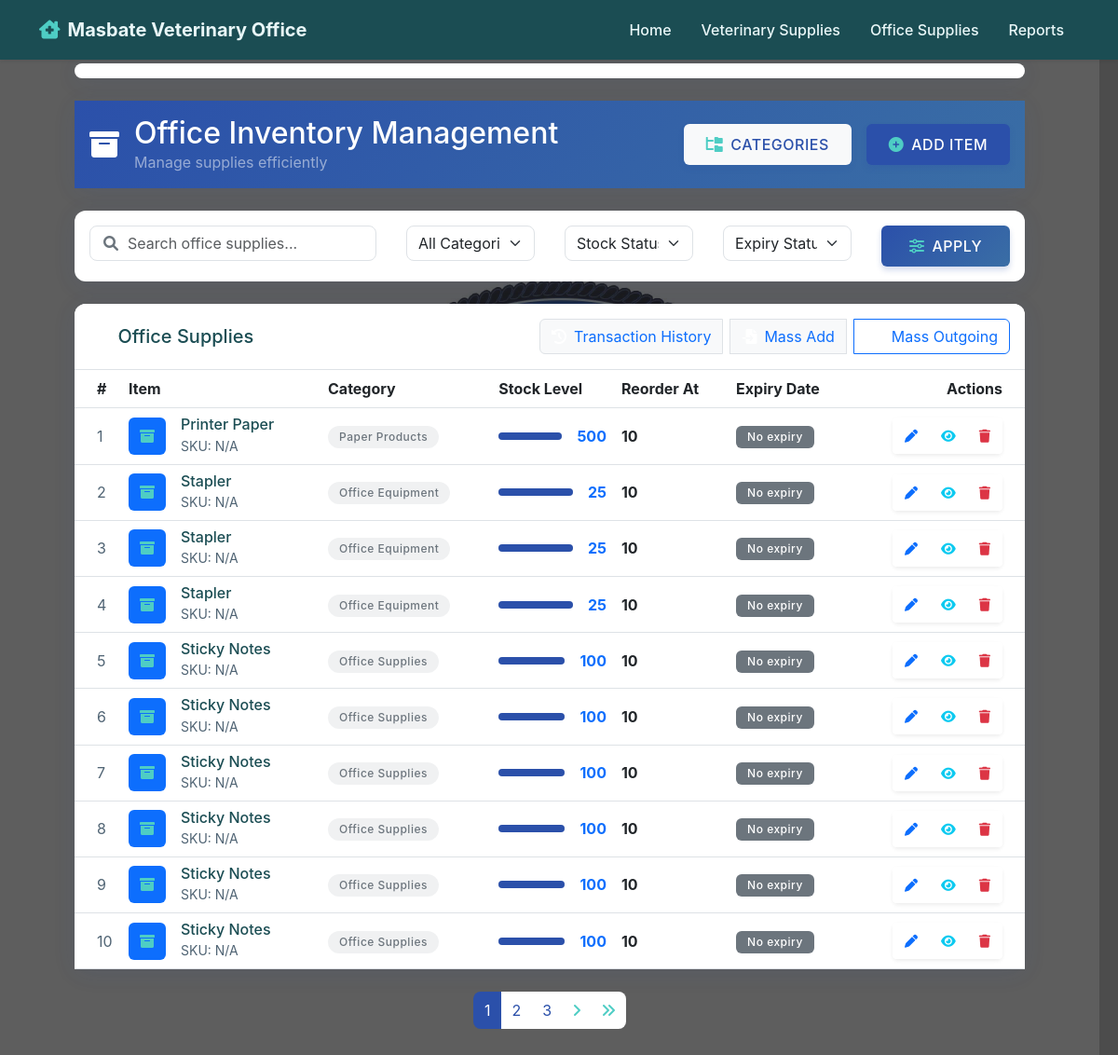
The app's page /office/ (signed in) with its own data.
### office_supplies/models.py (models this page shows, shortened)
class OfficeSupply(models.Model):
    name = models.CharField(max_length=200)
    category = models.ForeignKey('OfficeCategory', on_delete=models.PROTECT)
    quantity = models.PositiveIntegerField()
    reorder_level = models.PositiveIntegerField(default=10)
    expiration_date = models.DateField(null=True, blank=True)
    description = models.TextField(blank=True)
    class Meta:
        verbose_name_plural = "Office Supplies"
    @property
    def expiration_status(self):
        if not self.expiration_date:
            return 'non-expiring'

class OfficeCategory(models.Model):
    name = models.CharField(
        max_length=100,
        unique=True,
        error_messages={'unique': 'This category already exists.'}
    )
    description = models.TextField(blank=True, default="")
    class Meta:
        verbose_name_plural = "Office Categories"
        ordering = ['name']

### office_supplies/views.py (the view)
# urls.py: path('', OfficeSupplyList.as_view(), name='supply-list'),
class OfficeSupplyList(LoginRequiredMixin, ListView):
    model = OfficeSupply
    template_name = 'office_supplies/list.html'
    context_object_name = 'supplies'
    paginate_by = 10
    def get_queryset(self):
        queryset = OfficeSupply.objects.all().order_by('name')
        search_query = self.request.GET.get('q')
        if search_query:
            queryset = queryset.filter(
                Q(name__icontains=search_query) |
                Q(category__name__icontains=search_query) |
                Q(description__icontains=search_query)
            )
        category = self.request.GET.get('category')
        if category:
            queryset = queryset.filter(category_id=category)
        stock_status = self.request.GET.get('stock_status')
        if stock_status == 'low':
            queryset = queryset.filter(quantity__lte=F('reorder_level'))
        elif stock_status == 'normal':
            queryset = queryset.filter(quantity__gt=F('reorder_level'))
        today = timezone.now().date()
        thirty_days_later = today + timedelta(days=30)
        expiration_status = self.request.GET.get('expiration_status')
        if (expiration_status == 'expired'):
            queryset = queryset.filter(expiration_date__lt=today)
        elif expiration_status == 'expiring_soon':
            queryset = queryset.filter(
                expiration_date__gte=today,
                expiration_date__lte=thirty_days_later
            )
        elif expiration_status == 'not_expiring':
            queryset = queryset.filter(
                Q(expiration_date__gt=thirty_days_later) |
                Q(expiration_date__isnull=True)
            )
        return queryset
    def get_context_data(self, **kwargs):
        context = super().get_context_data(**kwargs)
        today = timezone.now().date()
        thirty_days_later = today + timedelta(days=30)
        context.update({
            'categories': OfficeCategory.objects.all(),
            'selected_category': self.request.GET.get('category', ''),
            'search_query': self.request.GET.get('q', ''),
            'stock_status': self.request.GET.get('stock_status', ''),
            'expiration_status': self.request.GET.get('expiration_status', ''),
            'low_stock_count': OfficeSupply.objects.filter(
                quantity__lte=F('reorder_level')
            ).count(),
            'expiring_soon_count': OfficeSupply.objects.filter(
                expiration_date__gt=today,
                expiration_date__lte=thirty_days_later
            ).count(),
        })
        if self.request.GET:
            query_params = self.request.GET.copy()
            if 'page' in query_params:
                del query_params['page']
            context['query_params'] = query_params.urlencode()
        return context

### office_supplies/templates/office_supplies/list.html (shortened to what this page needs)
{% extends 'base.html' %}
{% load static %}
{% load humanize %}
{% load office_supplies_extras %}
{% block content %}
<div class="container-fluid px-4">
    <div class="row mb-4">
        <div class="col-12">
            <div class="card shadow-office border-0 overflow-hidden">
                <div class="card-body p-2">
                </div>
            </div>
        </div>
    </div>
    <div class="card shadow-office border-0 mb-4">
        <div class="card-body p-3 bg-office-gradient">
            <div class="d-flex align-items-center justify-content-between">
                <div class="d-flex align-items-center">
                    <i class="fas fa-archive fa-2x text-white me-3"></i>
                    <div>
                        <h2 class="text-white mb-0">Office Inventory Management</h2>
                        <p class="text-white-50 mb-0">Manage supplies efficiently</p>
                    </div>
                </div>
                <div class="d-flex gap-3">
                    <a href="{% url 'office_supplies:category-list' %}"
                       class="btn btn-warning hover-lift px-4"
                       data-bs-toggle="tooltip"
                       title="Manage Categories">
                        <i class="fas fa-folder-tree me-2"></i>Categories
                    </a>
                    <a href="{% url 'office_supplies:supply-create' %}"
                       class="btn btn-success hover-lift px-4">
                        <i class="fas fa-plus-circle me-2"></i>Add Item
                    </a>
                </div>
            </div>
        </div>
    </div>
    <div class="card shadow-office border-0 mb-4">
        <div class="card-body p-3">
            <form method="get" class="row g-3">
                <div class="col-12 col-lg-4">
                    <div class="search-box-office">
                        <i class="fas fa-search"></i>
                        <input type="text" name="q" class="form-control"
                               placeholder="Search office supplies..."
                               value="{{ search_query }}">
                    </div>
                </div>
                <div class="col-6 col-lg-2">
                    <select name="category" class="form-select select-office">
                        <option value="">All Categories</option>
                    </select>
                </div>
                <div class="col-6 col-lg-2">
                    <select name="stock_status" class="form-select select-office">
                        <option value="">Stock Status</option>
                    </select>
                </div>
                <div class="col-6 col-lg-2">
                    <select name="expiration_status" class="form-select select-office">
                        <option value="">Expiry Status</option>
                    </select>
                </div>
                <div class="col-6 col-lg-2">
                    <button type="submit" class="btn btn-primary w-100 hover-lift">
                        <i class="fas fa-sliders me-2"></i>Apply
                    </button>
                </div>
            </form>
        </div>
    </div>
    <div class="card shadow-office border-0">
        <div class="card-header bg-white p-3 border-bottom">
            <div class="d-flex justify-content-between align-items-center">
                <h5 class="mb-0"><i class="fas fa-cubes me-2"></i>Office Supplies</h5>
                <div class="btn-group">
                    <a href="{% url 'office_supplies:mass-outgoing-list' %}" class="btn btn-light text-primary me-2">
                        <i class="fas fa-history me-2"></i>Transaction History
                    </a>
                    <a href="{% url 'office_supplies:mass-add' %}"
                       class="btn btn-light text-primary me-2"
                       data-loading>
                        <i class="fas fa-file-import me-2"></i>Mass Add
                    </a>
                    <a href="{% url 'office_supplies:mass-outgoing-create' %}" class="btn btn-outline-primary hover-lift">
                        <i class="fas fa-dolly-flatbed me-2"></i>Mass Outgoing
                    </a>
                </div>
            </div>
        </div>
        <div class="card-body p-0">
            <div class="table-responsive">
                <table class="table table-hover align-middle mb-0">
                    <thead class="bg-primary-soft">
                        <tr>
                            <th class="ps-4" style="width: 50px;">#</th>
                            <th>Item</th>
                            <th>Category</th>
                            <th>Stock Level</th>
                            <th>Reorder At</th>
                            <th>Expiry Date</th>
                            <th class="pe-4 text-end">Actions</th>
                        </tr>
                    </thead>
                    <tbody>
                        {% for supply in supplies %}
                        <tr class="hover-lift {% if supply.expiration_status == 'expired' %}table-danger{% endif %}">
                            <td class="ps-4 text-muted">
                                {{ page_obj.start_index|add:forloop.counter0 }}
                            </td>
                            <td>
                                <div class="d-flex align-items-center">
                                    <div class="icon-shape bg-primary text-white rounded-2 me-3">
                                        <i class="fas fa-archive"></i>
                                    </div>
                                    <div>
                                        <h6 class="mb-0">{{ supply.name }}</h6>
                                        <small class="text-muted">SKU: {{ supply.sku|default:"N/A" }}</small>
                                    </div>
                                </div>
                            </td>
                            <td>
                                <span class="badge bg-office-secondary rounded-pill">
                                    {{ supply.category.name }}
                                </span>
                            </td>
                            <td>
                                <div class="d-flex align-items-center">
                                    <div class="progress flex-grow-1 me-3" style="height: 8px;">
                                        <div class="progress-bar bg-office-progress"
                                             style="width: {{ supply.quantity|calc_percent:supply.reorder_level }}%">
                                        </div>
                                    </div>
                                    <span class="text-primary fw-bold">
                                        {{ supply.quantity|intcomma }}
                                    </span>
                                </div>
                            </td>
                            <td class="fw-bold">{{ supply.reorder_level }}</td>
                            <td>
                                {% if supply.expiration_date %}
                                <span class="badge badge-pill bg-{% if supply.expiration_status == 'expired' %}danger{% elif supply.expiration_status == 'expiring_soon' %}warning{% else %}success{% endif %}">
                                    <i class="fas fa-calendar-day me-2"></i>{{ supply.expiration_date|date:"M d, Y" }}
                                </span>
                                {% else %}
                                <span class="badge bg-secondary">No expiry</span>
                                {% endif %}
                            </td>
                            <td class="pe-4 text-end">
                                <div class="btn-group shadow-sm">
                                    <a href="{% url 'office_supplies:supply-update' supply.pk %}"
                                       class="btn btn-sm btn-glass hover-lift"
                                       data-bs-toggle="tooltip"
                                       title="Edit">
                                        <i class="fas fa-pen text-primary"></i>
                                    </a>
                                    <a href="{% url 'office_supplies:supply-detail' supply.pk %}"
                                       class="btn btn-sm btn-glass hover-lift"
                                       data-bs-toggle="tooltip"
                                       title="Details">
                                        <i class="fas fa-eye text-info"></i>
                                    </a>
                                    <a href="{% url 'office_supplies:supply-delete' supply.pk %}"
                                       class="btn btn-sm btn-glass hover-lift"
                                       data-bs-toggle="tooltip"
                                       title="Delete"
                                       onclick="return confirm('Delete {{ supply.name }}?')">
                                        <i class="fas fa-trash text-danger"></i>
                                    </a>
                                </div>
                            </td>
                        </tr>
                        {% endfor %}
                    </tbody>
                </table>
            </div>
        </div>
    </div>
    {% if is_paginated %}
<nav class="mt-4" aria-label="Page navigation">
    <ul class="pagination justify-content-center">
        {% for num in page_obj.paginator.page_range %}
            {% if page_obj.number == num %}
                <li class="page-item active"><span class="page-link">{{ num }}</span></li>
            {% elif num > page_obj.number|add:'-3' and num < page_obj.number|add:'3' %}
                <li class="page-item">
                    <a class="page-link hover-lift" href="?page={{ num }}">{{ num }}</a>
                </li>
            {% endif %}
        {% endfor %}
        {% if page_obj.has_next %}
        <li class="page-item">
            <a class="page-link hover-lift" href="?page={{ page_obj.next_page_number }}" aria-label="Next">
                <i class="fas fa-angle-right"></i>
            </a>
        </li>
        <li class="page-item">
            <a class="page-link hover-lift" href="?page={{ page_obj.paginator.num_pages }}" aria-label="Last">
                <i class="fas fa-angle-double-right"></i>
            </a>
        </li>
        {% endif %}
    </ul>
</nav>
{% endif %}
</div>
{% endblock %}

### templates/base.html (shortened to what this page needs)
{% load static %}
<!DOCTYPE html>
<html lang="en">
<head>
    <link href="https://cdn.jsdelivr.net/npm/bootstrap@5.3.0-alpha1/dist/css/bootstrap.min.css" rel="stylesheet">
    <link href="https://cdn.jsdelivr.net/npm/flatpickr/dist/flatpickr.min.css" rel="stylesheet">
    <link rel="stylesheet" href="{% static 'css/custom.css' %}">
    <link href="https://cdnjs.cloudflare.com/ajax/libs/font-awesome/6.0.0-beta3/css/all.min.css" rel="stylesheet">
</head>
<body>
    {% if request.path == '/' %}
    <div class="content-area home-content">
    {% else %}
    <nav class="navbar navbar-expand-lg navbar-dark bg-success fixed-top shadow-sm">
        <div class="container">
            <a class="navbar-brand fw-bold" href="{% url 'home' %}">
                <i class="fas fa-clinic-medical me-2"></i>Masbate Veterinary Office
            </a>
            <div class="collapse navbar-collapse" id="navbarNav">
                <ul class="navbar-nav ms-auto">
                    <li class="nav-item"><a class="nav-link" href="{% url 'home' %}">Home</a></li>
                    <li class="nav-item"><a class="nav-link" href="{% url 'vet_supplies:supply-list' %}">Veterinary Supplies</a></li>
                    <li class="nav-item"><a class="nav-link" href="{% url 'office_supplies:supply-list' %}">Office Supplies</a></li>
                    <li class="nav-item">
                        <a class="nav-link" href="/reports/">Reports</a>
                    </li>
                </ul>
            </div>
        </div>
    </nav>
    <div class="content-area">
    {% endif %}
        <div class="container-fluid px-4 py-3">
            {% block content %}{% endblock %}
        </div>
    </div>
</body>
</html>

### records on screen
OfficeSupply: start_index|add "1", name "Printer Paper", sku "N/A", category.name "Paper Products", quantity "500", reorder_level "10", shows "No expiry"
OfficeSupply: start_index|add "2", name "Stapler", sku "N/A", category.name "Office Equipment", quantity "25", reorder_level "10", shows "No expiry"
OfficeSupply: start_index|add "3", name "Stapler", sku "N/A", category.name "Office Equipment", quantity "25", reorder_level "10", shows "No expiry"
OfficeSupply: start_index|add "4", name "Stapler", sku "N/A", category.name "Office Equipment", quantity "25", reorder_level "10", shows "No expiry"
OfficeSupply: start_index|add "5", name "Sticky Notes", sku "N/A", category.name "Office Supplies", quantity "100", reorder_level "10", shows "No expiry"
OfficeSupply: start_index|add "6", name "Sticky Notes", sku "N/A", category.name "Office Supplies", quantity "100", reorder_level "10", shows "No expiry"
OfficeSupply: start_index|add "7", name "Sticky Notes", sku "N/A", category.name "Office Supplies", quantity "100", reorder_level "10", shows "No expiry"
OfficeSupply: start_index|add "8", name "Sticky Notes", sku "N/A", category.name "Office Supplies", quantity "100", reorder_level "10", shows "No expiry"
OfficeSupply: start_index|add "9", name "Sticky Notes", sku "N/A", category.name "Office Supplies", quantity "100", reorder_level "10", shows "No expiry"
OfficeSupply: start_index|add "10", name "Sticky Notes", sku "N/A", category.name "Office Supplies", quantity "100", reorder_level "10", shows "No expiry"

### other values on screen
{{ num }} "1"
{{ num }} "2" "3"
